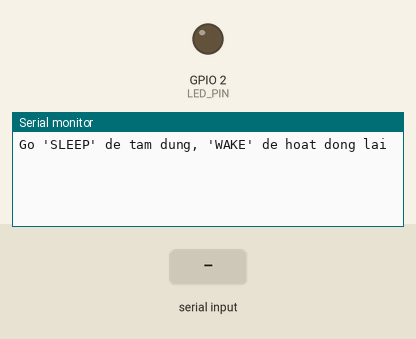
The sketch below on a simulated ESP32. Shown: output pins drawn as LEDs (lit = HIGH), the last lines printed to the serial monitor. Inputs (shaded band) come from the test bench.

Above: at 1.2 s.
1.3 s: "SLEEP\n" received over Serial
At 2.5 s:
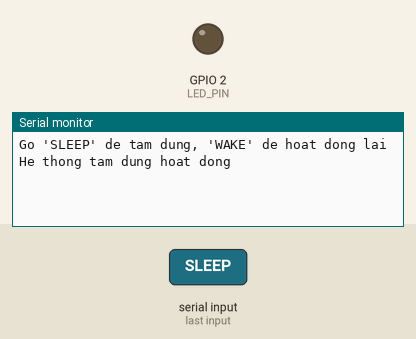
2.8 s: "WAKE\n" received over Serial
At 3.7 s:
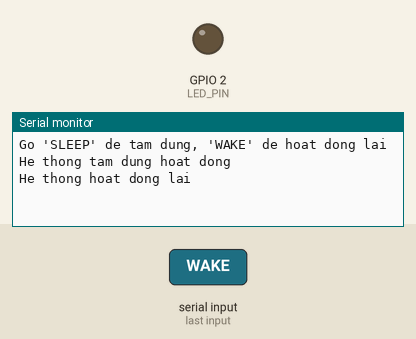
4.3 s: "ON\n" received over the second serial link
At 4.8 s:
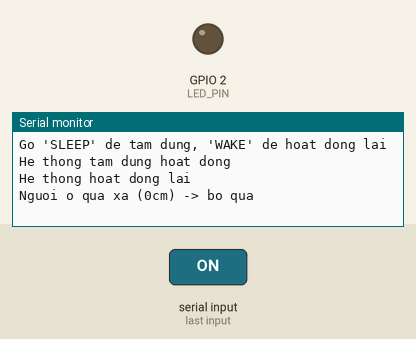

The sketch:

HLK_LD2420.ino
```cpp
#include <Arduino.h>

#define RX_PIN 4
#define TX_PIN 5
#define LED_PIN 2

const int MAX_DISTANCE = 100;

String inputString = "";
bool stringComplete = false;
bool isSystemActive = true;
unsigned long lastTimeSeen = 0;
bool isPresent = false;
int currentDistance = 0;

void setup()
{
  Serial.begin(115200);
  Serial2.begin(115200, SERIAL_8N1, RX_PIN, TX_PIN);
  pinMode(LED_PIN, OUTPUT);
  Serial.println("Go 'SLEEP' de tam dung, 'WAKE' de hoat dong lai");
}

void loop()
{
  // Gửi tín hiệu cho ESP32
  if (Serial.available()) {
    String cmd = Serial.readStringUntil('\n');
    cmd.trim();

    if (cmd == "SLEEP") {
      isSystemActive = false;
      digitalWrite(LED_PIN, LOW);
      Serial.println("He thong tam dung hoat dong");
    }
    else if (cmd == "WAKE") {
      isSystemActive = true;
      Serial.println("He thong hoat dong lai");
    }
  }

  // Đọc cảm biến
  while (Serial2.available()) {
    char inChar = (char)Serial2.read();
    if (inChar == '\n' || inChar == '\r') {
      if (inputString.length() > 0) stringComplete = true;
    } else {
      inputString += inChar;
    }
  }

  // xử lý
  if (stringComplete) {
    inputString.trim();
    // Chỉ xử lý nếu hệ thống đang hoạt động (Active) VÀ chuỗi có dữ liệu
    if (isSystemActive && inputString.length() > 0) {

      // Cập nhật khoảng cách
      int val = inputString.toInt();
      if (val > 0 && val < 1000) {
        currentDistance = val;
      }

      // Kiểm tra tín hiệu ON
      if (inputString.indexOf("ON") >= 0) {
         // Kiểm tra khoảng cách
         if (currentDistance > 0 && currentDistance <= MAX_DISTANCE) {
             // Có tín hiệu ON và ở gần
             digitalWrite(LED_PIN, HIGH);
             isPresent = true;
             lastTimeSeen = millis();

             Serial.print("Phat hien nguoi gan (");
             Serial.print(currentDistance);
             Serial.println("cm) -> den bat");
         }
         else {
             // Có tín hiệu ON nhưng ở xa
             Serial.print("Nguoi o qua xa (");
             Serial.print(currentDistance);
             Serial.println("cm) -> bo qua");
         }
      }
    }

    inputString = "";
    stringComplete = false;
  }
}
```

Measured:
- after the input at 1.3 s, the serial monitor: prints a new line at once (image 1)
- after the input at 2.8 s, the serial monitor: prints a new line at once (image 2)
- after the input at 4.3 s, the serial monitor: prints a new line at once (image 3)
